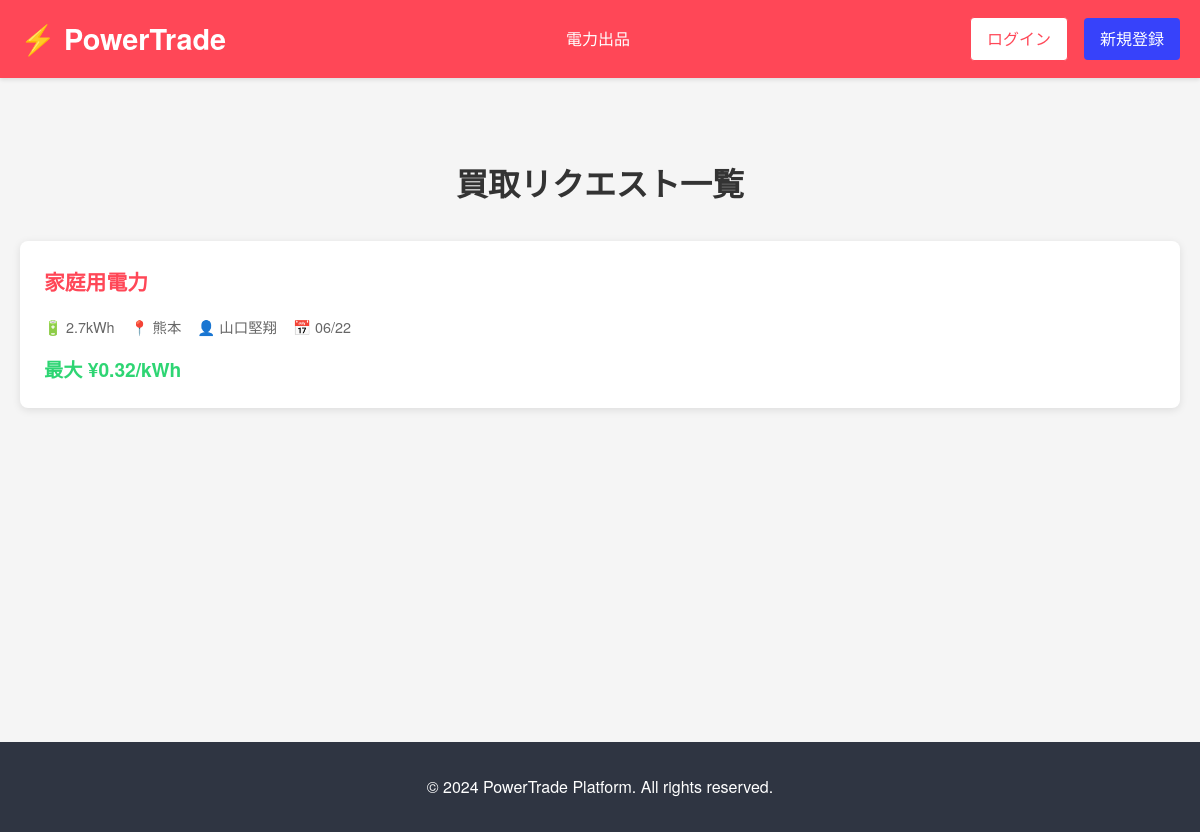
The app's page /requests with its own data.
### models.py (models this page shows)
class Request(db.Model):
    id = db.Column(db.Integer, primary_key=True)
    title = db.Column(db.String(200), nullable=False)
    description = db.Column(db.Text)
    power_amount = db.Column(db.Float, nullable=False)  # kWh
    max_price_per_kwh = db.Column(db.Float, nullable=False)
    location = db.Column(db.String(200))
    needed_from = db.Column(db.DateTime, nullable=False)
    needed_until = db.Column(db.DateTime, nullable=False)
    is_active = db.Column(db.Boolean, default=True)
    created_at = db.Column(db.DateTime, default=datetime.utcnow)
    buyer_id = db.Column(db.Integer, db.ForeignKey('user.id'), nullable=False)
    comments = db.relationship('Comment', backref='request', lazy=True, cascade='all, delete-orphan')

class User(UserMixin, db.Model):
    id = db.Column(db.Integer, primary_key=True)
    username = db.Column(db.String(80), unique=True, nullable=False)
    email = db.Column(db.String(120), unique=True, nullable=False)
    password_hash = db.Column(db.String(128))
    created_at = db.Column(db.DateTime, default=datetime.utcnow)
    listings = db.relationship('Listing', backref='seller', lazy=True)
    requests = db.relationship('Request', backref='buyer', lazy=True)
    comments = db.relationship('Comment', backref='author', lazy=True)
    sent_messages = db.relationship('Message', foreign_keys='Message.sender_id', backref='sender', lazy=True)
    received_messages = db.relationship('Message', foreign_keys='Message.receiver_id', backref='receiver', lazy=True)
    purchase_requests_sent = db.relationship('PurchaseRequest', foreign_keys='PurchaseRequest.buyer_id', backref='buyer', lazy=True)
    purchase_requests_received = db.relationship('PurchaseRequest', foreign_keys='PurchaseRequest.seller_id', backref='seller', lazy=True)

### routes.py (the view)
@main_bp.route('/requests')
def requests():
    page = request.args.get('page', 1, type=int)
    requests = Request.query.filter_by(is_active=True).order_by(Request.created_at.desc()).paginate(
        page=page, per_page=20, error_out=False)
    return render_template('requests.html', requests=requests)

### templates/requests.html (shortened to what this page needs)
{% extends "base.html" %}
{% block content %}
<h1 class="section-title">買取リクエスト一覧</h1>
<div class="card-grid">
    {% for request in requests.items %}
        <div class="card">
            <h3><a href="{{ url_for('main.request_detail', id=request.id) }}" style="text-decoration: none; color: inherit;">{{ request.title }}</a></h3>
            <div class="listing-meta">
                <span>🔋 {{ request.power_amount }}kWh</span>
                <span>📍 {{ request.location }}</span>
                <span>👤 {{ request.buyer.username }}</span>
                <span>📅 {{ request.created_at.strftime('%m/%d') }}</span>
            </div>
            <div class="price">最大 ¥{{ "%.2f"|format(request.max_price_per_kwh) }}/kWh</div>
        </div>
    {% else %}
        <p>現在買取リクエストはありません。</p>
    {% endfor %}
</div>
{% endblock %}

### static/css/style.css (style rules this page uses)
* { margin: 0; padding: 0; box-sizing: border-box; }
body { font-family: 'Helvetica Neue', Arial, sans-serif; background-color: #f5f5f5; color: #333; line-height: 1.6; }
.card { background: white; border-radius: 8px; box-shadow: 0 2px 8px rgba(0,0,0,0.1); padding: 1.5rem; margin-bottom: 1.5rem; transition: transform 0.3s, box-shadow 0.3s; }
.card h3 { color: #ff4757; margin-bottom: 1rem; font-size: 1.3rem; }
.card-grid { display: grid; grid-template-columns: repeat(auto-fit, minmax(300px, 1fr)); gap: 1.5rem; margin: 2rem 0; }
.listing-meta { display: flex; gap: 1rem; margin: 1rem 0; font-size: 0.9rem; color: #666; }
.price { font-size: 1.2rem; font-weight: bold; color: #2ed573; }
.section-title { font-size: 2rem; text-align: center; margin: 3rem 0 2rem 0; color: #333; }

### records on screen
Request: title "家庭用電力", power_amount "2.7", location "熊本", buyer.username "山口堅翔", created_at "06/22", max_price_per_kwh "0.32"
